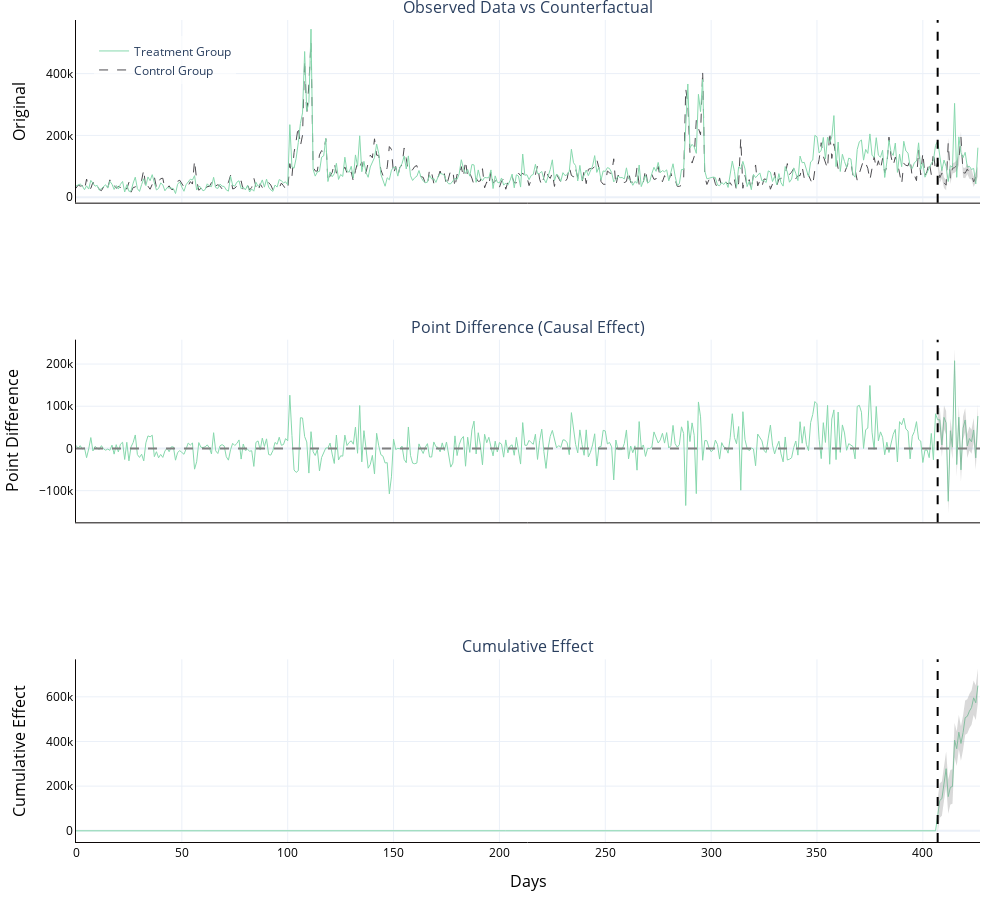

Notebook cell for this chart:
### Markdown cell above
_____
### 3- Outcome summary and graphs

### Code cell
plot_impact_graphs_evaluation(results)

### Figure 1 — Plotly figure (JSON) as saved in the notebook; plotly's stock layout.template omitted (floating-point values rounded to 4 significant figures; data arrays with more than 128 entries replaced by an {"elided": "..."} marker saying what was removed)
{"data": [{"line": {"color": "#4D4C50", "dash": "dash", "width": 1}, "mode": "lines", "name": "Control Group", "showlegend": true, "type": "scatter", "xaxis": "x", "y": {"elided": "427 float values"}, "yaxis": "y"}, {"line": {"color": "#87D8AD", "width": 1}, "mode": "lines", "name": "Treatment Group", "showlegend": true, "type": "scatter", "xaxis": "x", "y": {"elided": "427 float values"}, "yaxis": "y"}, {"line": {"color": "rgba(0,0,0,0)"}, "mode": "lines", "name": "95% CI)", "showlegend": false, "type": "scatter", "x": [407, 408, 409, 410, 411, 412, 413, 414, 415, 416, 417, 418, 419, 420, 421, 422, 423, 424, 425, 426], "xaxis": "x", "y": [131300.0, 79810.0, 94660.0, 63550.0, 55850.0, 192800.0, 76740.0, 110100.0, 112700.0, 119400.0, 138000.0, 211500.0, 96490.0, 94630.0, 108500.0, 93280.0, 90900.0, 66340.0, 82050.0, 100300.0], "yaxis": "y"}, {"fill": "tonexty", "fillcolor": "rgba(128,128,128,0.3)", "line": {"color": "rgba(0,0,0,0)"}, "mode": "lines", "name": "95% CI", "showlegend": false, "type": "scatter", "x": [407, 408, 409, 410, 411, 412, 413, 414, 415, 416, 417, 418, 419, 420, 421, 422, 423, 424, 425, 426], "xaxis": "x", "y": [97700.0, 46230.0, 61080.0, 29970.0, 22270.0, 159300.0, 43160.0, 76560.0, 79080.0, 85830.0, 104400.0, 177900.0, 62920.0, 61060.0, 74880.0, 59710.0, 57320.0, 32760.0, 48480.0, 66770.0], "yaxis": "y"}, {"line": {"color": "#87D8AD", "width": 1}, "mode": "lines", "name": "Point Difference (Causal Effect)", "showlegend": false, "type": "scatter", "xaxis": "x2", "y": {"elided": "427 float values"}, "yaxis": "y2"}, {"line": {"color": "gray", "dash": "dash"}, "mode": "lines", "name": "Zero Reference", "showlegend": false, "type": "scatter", "x": [0, 427], "xaxis": "x2", "y": [0, 0], "yaxis": "y2"}, {"line": {"color": "rgba(0,0,0,0)"}, "mode": "lines", "name": "95% CI)", "showlegend": false, "type": "scatter", "x": [407, 408, 409, 410, 411, 412, 413, 414, 415, 416, 417, 418, 419, 420, 421, 422, 423, 424, 425, 426], "xaxis": "x2", "y": [96110.0, 96400.0, 36430.0, 101900.0, 88950.0, -96830.0, 70290.0, 31320.0, 236100.0, -9907.0, 102400.0, -22460.0, 76540.0, 95840.0, 34020.0, 51810.0, 44010.0, 72130.0, 6000.0, 105000.0], "yaxis": "y2"}, {"fill": "tonexty", "fillcolor": "rgba(128,128,128,0.3)", "line": {"color": "rgba(0,0,0,0)"}, "mode": "lines", "name": "95% CI", "showlegend": false, "type": "scatter", "x": [407, 408, 409, 410, 411, 412, 413, 414, 415, 416, 417, 418, 419, 420, 421, 422, 423, 424, 425, 426], "xaxis": "x2", "y": [39490.0, 39790.0, -20180.0, 45250.0, 32330.0, -153400.0, 13680.0, -25290.0, 179500.0, -66520.0, 45790.0, -79070.0, 19920.0, 39230.0, -22590.0, -4800.0, -12600.0, 15520.0, -50610.0, 48390.0], "yaxis": "y2"}, {"line": {"color": "#87D8AD", "width": 1}, "mode": "lines", "name": "Cumulative Effect", "showlegend": false, "type": "scatter", "xaxis": "x3", "y": {"elided": "427 float values"}, "yaxis": "y3"}, {"line": {"color": "rgba(0,0,0,0)"}, "mode": "lines", "name": "95% CI)", "showlegend": false, "type": "scatter", "x": [407, 408, 409, 410, 411, 412, 413, 414, 415, 416, 417, 418, 419, 420, 421, 422, 423, 424, 425, 426], "xaxis": "x3", "y": [144800.0, 212900.0, 221000.0, 294600.0, 355200.0, 230100.0, 272100.0, 275100.0, 482900.0, 444700.0, 518800.0, 468000.0, 516300.0, 583800.0, 589500.0, 613000.0, 628700.0, 672500.0, 650200.0, 726900.0], "yaxis": "y3"}, {"fill": "tonexty", "fillcolor": "rgba(128,128,128,0.3)", "line": {"color": "rgba(0,0,0,0)"}, "mode": "lines", "name": "95% CI", "showlegend": false, "type": "scatter", "x": [407, 408, 409, 410, 411, 412, 413, 414, 415, 416, 417, 418, 419, 420, 421, 422, 423, 424, 425, 426], "xaxis": "x3", "y": [-9227.0, 58870.0, 66990.0, 140600.0, 201200.0, 76050.0, 118000.0, 121100.0, 328900.0, 290600.0, 364700.0, 314000.0, 362200.0, 429700.0, 435500.0, 459000.0, 474700.0, 518500.0, 496200.0, 572900.0], "yaxis": "y3"}], "layout": {"annotations": [{"font": {"size": 16}, "showarrow": false, "text": "Observed Data vs Counterfactual", "x": 0.5, "xanchor": "center", "xref": "paper", "y": 1, "yanchor": "bottom", "yref": "paper"}, {"font": {"size": 16}, "showarrow": false, "text": "Point Difference (Causal Effect)", "x": 0.5, "xanchor": "center", "xref": "paper", "y": 0.6111, "yanchor": "bottom", "yref": "paper"}, {"font": {"size": 16}, "showarrow": false, "text": "Cumulative Effect", "x": 0.5, "xanchor": "center", "xref": "paper", "y": 0.2222, "yanchor": "bottom", "yref": "paper"}], "height": 900, "legend": {"bgcolor": "rgba(255,255,255,0.6)", "x": 0.02, "y": 0.98}, "margin": {"b": 20, "l": 20, "r": 20, "t": 20}, "shapes": [{"line": {"color": "black", "dash": "dash"}, "type": "line", "x0": 407, "x1": 407, "xref": "x", "y0": 0, "y1": 1, "yref": "y domain"}, {"line": {"color": "black", "dash": "dash"}, "type": "line", "x0": 407, "x1": 407, "xref": "x2", "y0": 0, "y1": 1, "yref": "y2 domain"}, {"line": {"color": "black", "dash": "dash"}, "type": "line", "x0": 407, "x1": 407, "xref": "x3", "y0": 0, "y1": 1, "yref": "y3 domain"}], "showlegend": true, "width": 1000, "xaxis": {"anchor": "y", "color": "#0d0808", "domain": [0, 1], "linecolor": "#0d0808", "matches": "x3", "showgrid": true, "showticklabels": false}, "xaxis2": {"anchor": "y2", "color": "#0d0808", "domain": [0, 1], "linecolor": "#0d0808", "matches": "x3", "showgrid": true, "showticklabels": false}, "xaxis3": {"anchor": "y3", "color": "#0d0808", "domain": [0, 1], "linecolor": "#0d0808", "showgrid": true, "tickfont": {"color": "black", "size": 12}, "title": {"font": {"color": "black", "size": 16}, "text": "Days"}}, "yaxis": {"anchor": "x", "color": "#0d0808", "domain": [0.7778, 1], "linecolor": "#0d0808", "showgrid": true, "tickfont": {"color": "black", "size": 12}, "title": {"font": {"color": "black", "size": 16}, "text": "Original"}}, "yaxis2": {"anchor": "x2", "color": "#0d0808", "domain": [0.3889, 0.6111], "linecolor": "#0d0808", "showgrid": true, "tickfont": {"color": "black", "size": 12}, "title": {"font": {"color": "black", "size": 16}, "text": "Point Difference"}}, "yaxis3": {"anchor": "x3", "color": "#0d0808", "domain": [0, 0.2222], "linecolor": "#0d0808", "showgrid": true, "tickfont": {"color": "black", "size": 12}, "title": {"font": {"color": "black", "size": 16}, "text": "Cumulative Effect"}}}}
